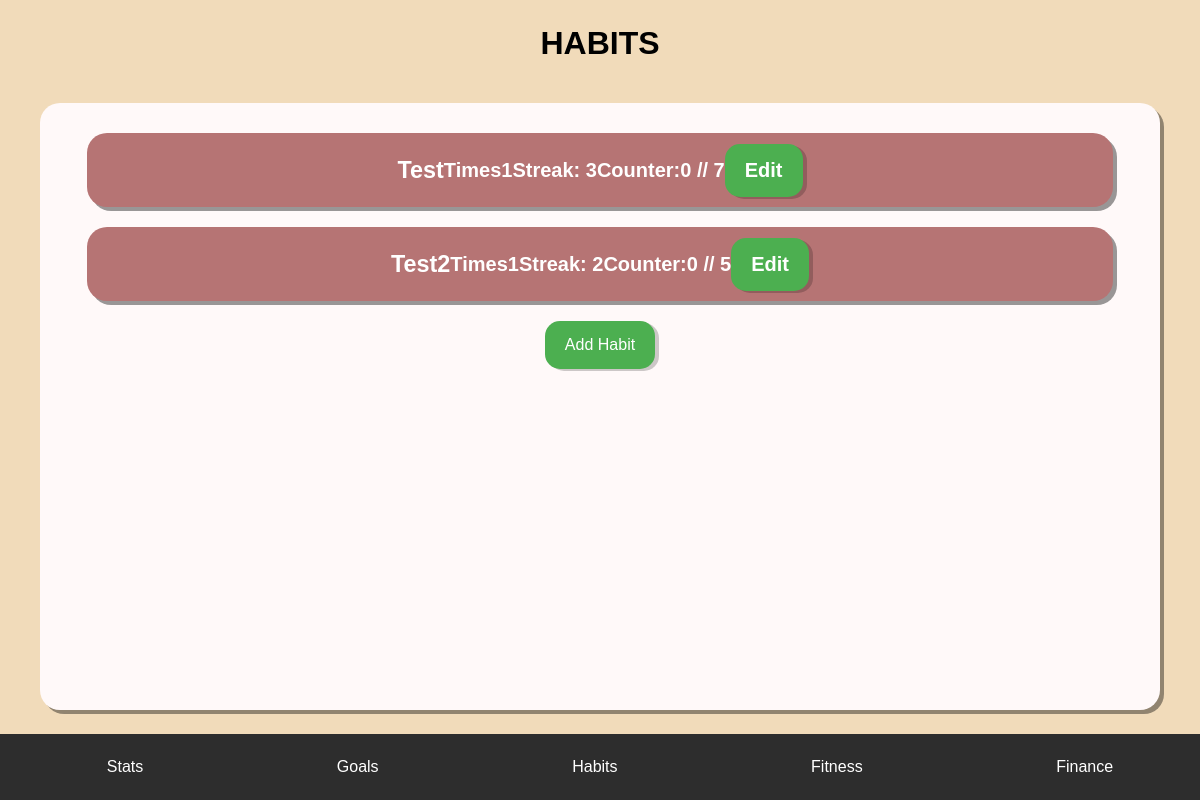
Page /Habit.html on the earlier database version.
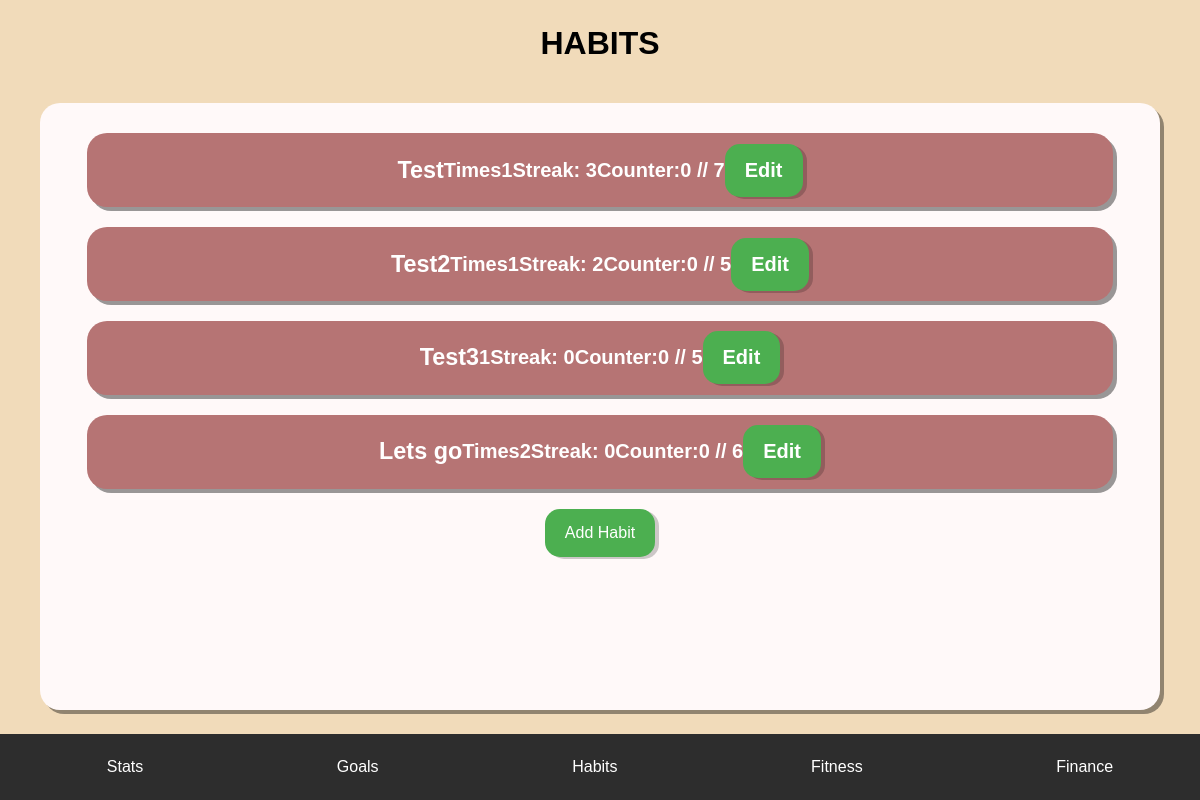
Same page on the later database version.
### tables this page shows
CREATE TABLE habits (
        id INTEGER PRIMARY KEY AUTOINCREMENT,
        Name TEXT NOT NULL,
        Goal INTEGER NOT NULL,
        Increment INTEGER NOT NULL,
        Unit TEXT NOT NULL,
        Progress INTEGER DEFAULT 0,
        Streak INTEGER DEFAULT 0
    );

### app.py (the view)
@app.route('/')
@app.route('/Habit.html')
def home():
    conn = get_db_connection()
    cursor = conn.cursor()
    cursor.execute("SELECT * FROM habits")
    habits = cursor.fetchall()
    habit_data = []
    for habit in habits:
        habit_data.append({
            'id': habit['id'],
            'Name': habit['Name'],
            'Goal': habit['Goal'],
            'Increment': habit['Increment'],
            'Unit': habit['Unit'],
            'Progress': habit['Progress'],
            'Streak': habit['Streak']
        })
    conn.close()
    return render_template('Habit.html', habits=habit_data)

### app.py (called while the page is built)
def get_db_connection():
    conn = sqlite3.connect('Tracker.db')
    conn.row_factory = sqlite3.Row
    return conn

### templates/Habit.html (shortened to what this page needs)
<!DOCTYPE html>
<html lang="en">
<head>
  <link rel="stylesheet" href="/static/styles.css">
</head>
<body>
  <h1>HABITS</h1>
  <div class="tracked-container" id="habit-container">
    {% for habit in habits %}
    <div class="tracked-item">
      <h3>{{ habit['Name'] }} </h3>
      <p>{{ habit['Unit'] }} </p>
      <p>{{ habit['Increment'] }}</p>
      <p>Streak: {{ habit['Streak'] }}</p>
      <p>Counter: </p>
      <p>{{ habit['Progress'] }} // {{ habit['Goal'] }} </p>
      <a href="ManageHabit.html?id={habit.id}">Edit</a>
    </div>
    {% endfor %}
    <a href="AddHabit.html">Add Habit</a>
  </div>
  <nav class="navbar">
      <a href="Stat.html">Stats</a>
      <a href="Goal.html">Goals</a>
      <a href="Habit.html">Habits</a>
      <a href="Fitness.html">Fitness</a>
      <a href="Finance.html">Finance</a>
</body>
</html>

### static/styles.css (style rules this page uses)
body { background-color: #f1dbba; font-family: 'Arial', sans-serif; margin: 0; box-sizing: border-box; height: 100vh; display: flex; font-style: bold; flex-direction: column; }
h1 { text-align: center; margin-top: 25px; color: #000000; }
.tracked-container { width: 90%; margin: 20px auto; margin-bottom: 90px; flex: 1; background-color: #fff9f9; border-radius: 20px; display: flex; flex-direction: column; align-items: center; overflow-y: auto; padding: 20px; box-shadow: 4px 4px rgba(0, 0, 0, 0.4); }
.tracked-container a { background-color: #4CAF50; text-decoration: none; color: white; padding: 15px 20px; margin: 10px 0; border: none; cursor: pointer; border-radius: 15px; box-shadow: 4px 2px rgba(0, 0, 0, 0.2); }
.tracked-item { width: 95%; margin: 10px 0; height: auto; background-color: rgb(182, 116, 116); border-radius: 20px; color: white; display: flex; align-items: center; justify-content: center; overflow-wrap: anywhere; font-size: 20px; font-weight: bold; box-shadow: 4px 4px rgba(0, 0, 0, 0.4); }
.navbar { background-color: #2d2d2d; position: fixed; bottom: 0; left: 0; width: 100%; display: flex; align-items: center; justify-content: space-around; padding: 10px; }
.navbar a { float: left; display: block; color: white; padding: 14px 16px; text-decoration: none; border-radius: 15px; }

Differences in the rows shown:
added habits: Name "Test3", Increment "1", Streak "0", Progress "0", Goal "5"
added habits: Name "Lets go", Unit "Times", Increment "2", Streak "0", Progress "0", Goal "6"
